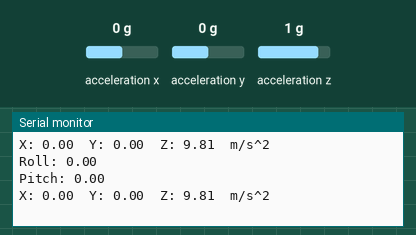
Recording of a sketch running on a simulated Arduino Uno, built with avr-gcc and run on an emulated ATmega328P. Parts: the last lines printed to the serial monitor. Inputs (shaded band) come from the test bench; at power-on: acceleration x 0 g, acceleration y 0 g, acceleration z 1 g.

Above: at 2.8 s.
2.9 s: acceleration x set to -1.4 g
At 3.6 s:
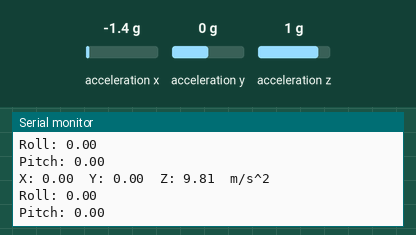
5.6 s: acceleration y set to -1.4 g
At 6.8 s:
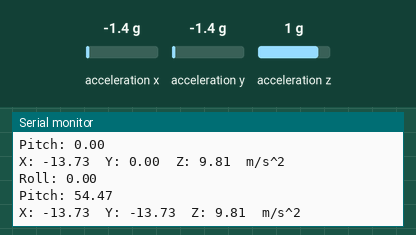
8.3 s: acceleration z set to -1.4 g
At 9.8 s:
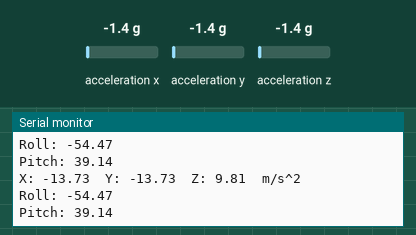
Timing chart, 0 to 11.3 s (numbered marks = the images above; inputs shaded):
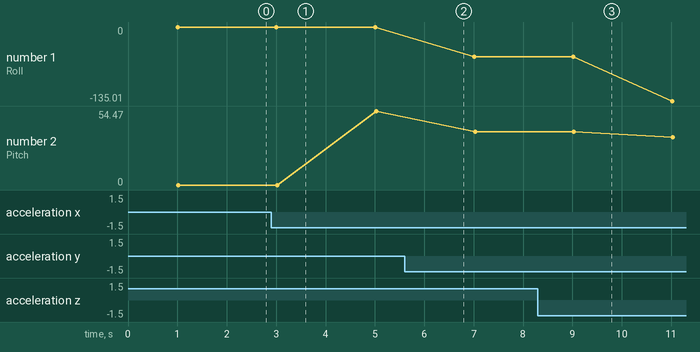

Measured:
- after the input at 5.6 s, the serial monitor: prints a new line after 0.41 s (image 2)
- plotted number 1: 0 → -54.47 after the input at 5.6 s, -54.47 → -135.01 after the input at 8.3 s
- plotted number 2: 0 → 54.47 after the input at 2.9 s, 54.47 → 39.14 after the input at 5.6 s, 39.14 → 35.27 after the input at 8.3 s

The sketch:

adxl_345_roll_and_pitch.ino
```cpp
#include <Wire.h>
#include <Adafruit_Sensor.h>    // Adafruit  sensor library
#include <Adafruit_ADXL345_U.h>  // ADXL345 library

Adafruit_ADXL345_Unified accel = Adafruit_ADXL345_Unified();   // ADXL345 Object

float xaccel;
float yaccel;
float zaccel;


void setup() {

  Serial.begin(9600);
  if(!accel.begin())   // if ASXL345 sensor not found
  {
    Serial.println("ADXL345 not detected");
    while(1);
  }

}

void loop() {

 sensors_event_t event;
 accel.getEvent(&event);

 xaccel = event.acceleration.x;
 yaccel = event.acceleration.y;
 zaccel = event.acceleration.z;

 Serial.print("X: ");
 Serial.print(xaccel);
 Serial.print("  ");
  Serial.print("Y: ");
 Serial.print(yaccel);
 Serial.print("  ");
  Serial.print("Z: ");
 Serial.print(zaccel);
 Serial.print("  ");
 Serial.println("m/s^2 ");
 delay(1000);

 RP_calculate(xaccel,yaccel,zaccel);

 delay(1000);

 }


float RP_calculate(float x_Buff,float y_Buff,float z_Buff)
{

  //float x, y, z;
  float roll,pitch;       //Roll & Pitch are the angles which rotate by the axis X and y


  roll = atan2(y_Buff , z_Buff) * 57.3;
  pitch = atan2((- x_Buff) , sqrt(y_Buff * y_Buff + z_Buff * z_Buff)) * 57.3;


  Serial.print("Roll: ");
  Serial.println(roll);
  Serial.print("Pitch: ");
  Serial.println(pitch);

}
```
